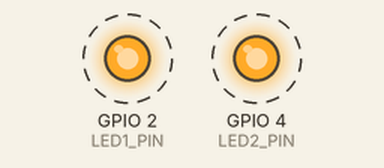
Bench run of a sketch on a simulated ESP32. On the bench: output pins drawn as LEDs (lit = HIGH). Dashed ring = blinking. What the sketch prints to the serial monitor is not drawn.

Above: at 0.16 s.
Timing chart, 0 to 4.6 s (numbered marks = the images above):
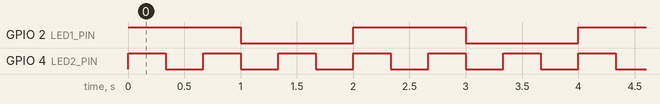

Measured:
- by itself, GPIO 2 (LED1_PIN): alternates HIGH for 1.0 s and LOW for 1.0 s
- by itself, GPIO 4 (LED2_PIN): alternates HIGH for 0.33 s and LOW for 0.33 s
- by itself, everything shown: repeats every 2.0 s, in 8 steps

The sketch:

multiple_tasks.ino
```cpp
// (licence header left out)
// https://randomnerdtutorials.com/esp32-freertos-arduino-tasks/

#define LED1_PIN 2
#define LED2_PIN 4

TaskHandle_t Task1Handle = NULL;
TaskHandle_t Task2Handle = NULL;

void Task1(void *parameter) {
  pinMode(LED1_PIN, OUTPUT);
  for (;;) {
    digitalWrite(LED1_PIN, HIGH);
    Serial.println("Task1: LED1 ON");
    vTaskDelay(1000 / portTICK_PERIOD_MS);
    digitalWrite(LED1_PIN, LOW);
    Serial.println("Task1: LED1 OFF");
    vTaskDelay(1000 / portTICK_PERIOD_MS);
  }
}

void Task2(void *parameter) {
  pinMode(LED2_PIN, OUTPUT);
  for (;;) {
    digitalWrite(LED2_PIN, HIGH);
    Serial.println("Task2: LED2 ON");
    vTaskDelay(333 / portTICK_PERIOD_MS);
    digitalWrite(LED2_PIN, LOW);
    Serial.println("Task2: LED2 OFF");
    vTaskDelay(333 / portTICK_PERIOD_MS);
  }
}

void setup() {
  Serial.begin(115200);

  xTaskCreatePinnedToCore(
    Task1,             // Task function
    "Task1",           // Task name
    10000,             // Stack size (bytes)
    NULL,              // Parameters
    1,                 // Priority
    &Task1Handle,      // Task handle
    1                  // Core 1
  );

  xTaskCreatePinnedToCore(
    Task2,            // Task function
    "Task2",          // Task name
    10000,            // Stack size (bytes)
    NULL,             // Parameters
    1,                // Priority
    &Task2Handle,     // Task handle
    1                 // Core 1
  );
}

void loop() {
  // Empty because FreeRTOS scheduler runs the task
}
```
